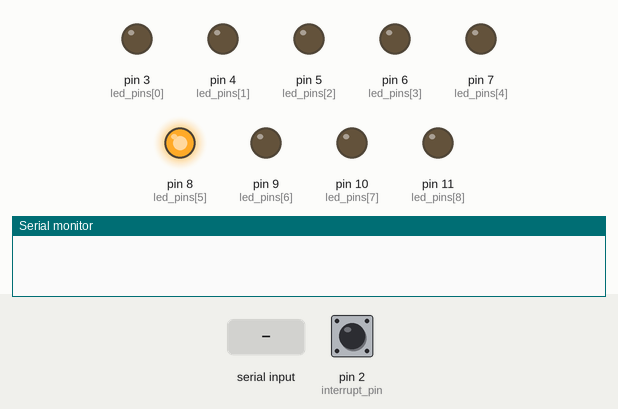
The program below on a simulated Arduino Uno, built with avr-gcc and run on an emulated ATmega328P. Shown: output pins drawn as LEDs (lit = HIGH), the last lines printed to the serial monitor. Dashed ring = blinking. The test bench sets the inputs (shaded band); at power-on: pin 2 (interrupt_pin) LOW.

Above: at 1.2 s.
1.3 s: "90,45\n" received over Serial
At 2.84 s:
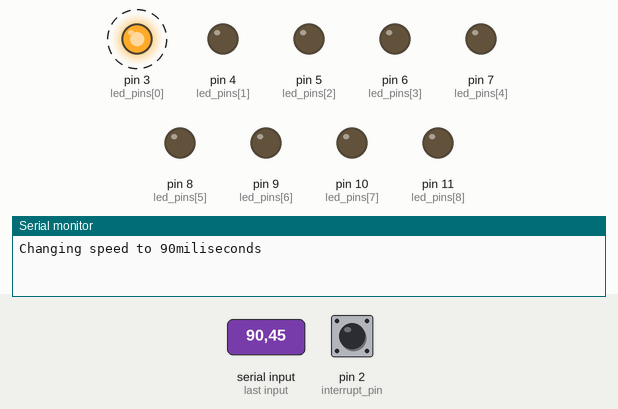
4.3 s: pin 2 (interrupt_pin) pulled HIGH for 0.2 s
7.3 s: "30,150\n" received over Serial
At 8.63 s:
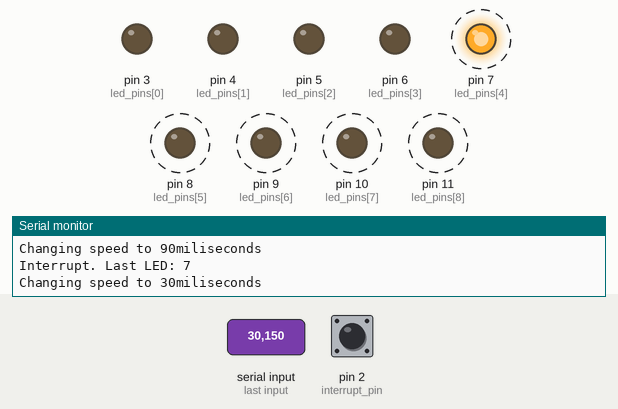
10.3 s: "5\n" received over Serial
At 11.1 s:
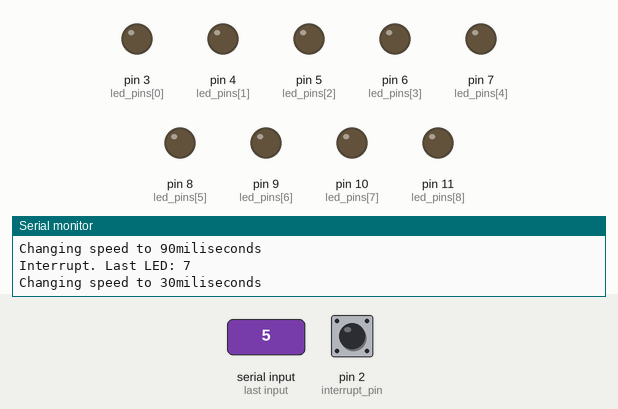
Timing chart, 0 to 14.3 s (numbered marks = the images above; inputs shaded):
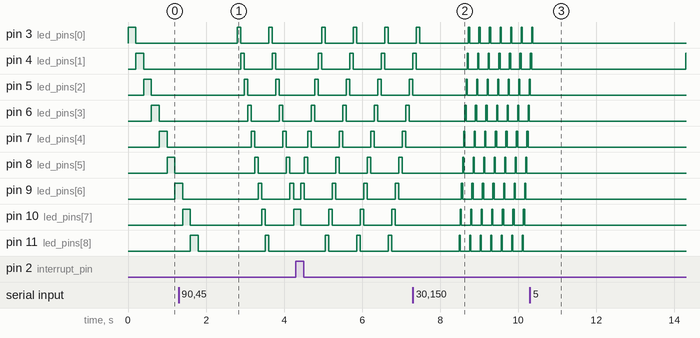

The program:

main.cpp
```cpp
#include <Arduino.h>

int number_of_leds      = 9;
int led_pins[]          = {3, 4, 5, 6, 7, 8, 9, 10, 11};
int delay_between_blips = 200;

int button_pin          = 12;
int button_state        = 0;

int direction           = 0;

int interrupt_pin       = 2;
int interrupt_mode      = RISING;
int interrupt_happened  = 0;
int last_turned_on_pin  = 0;

void change_direction() {
  direction = !direction;
  interrupt_happened = 1;
}

void running_leds_right() {
  int i = number_of_leds - 1;

  if (interrupt_happened) {
    interrupt_happened = 0;
    i = last_turned_on_pin;
  }

  for ( ; i >= 0; i--) {
    digitalWrite(led_pins[i], HIGH);
    delay(delay_between_blips);
    digitalWrite(led_pins[i], LOW);

    if (interrupt_happened) {
      last_turned_on_pin = i;

      Serial.print("Interrupt. Last LED: ");
      Serial.println(last_turned_on_pin);

      return;
    }
  }
}

void running_leds_left() {
  int i = 0;

  if (interrupt_happened) {
    interrupt_happened = 0;
    i = last_turned_on_pin;
  }

  for ( ; i < number_of_leds; i++) {
    digitalWrite(led_pins[i], HIGH);
    delay(delay_between_blips);
    digitalWrite(led_pins[i], LOW);

    if (interrupt_happened) {
      last_turned_on_pin = i;

      Serial.print("Interrupt. Last LED: ");
      Serial.println(last_turned_on_pin);

      return;
    }
  }
}

void setup() {
  Serial.begin(9600);

  for (int i = 0; i < number_of_leds; i++) {
    pinMode(led_pins[i], OUTPUT);
  }

  pinMode(button_pin, INPUT);

  attachInterrupt(
    digitalPinToInterrupt(interrupt_pin), change_direction, interrupt_mode
  );
}

void loop() {
  if (Serial.available() > 0) {
    String speed = Serial.readString();
    speed.trim();
    delay_between_blips = speed.toInt();

    Serial.print("Changing speed to ");
    Serial.print(delay_between_blips);
    Serial.println("miliseconds");
  }

  if (direction) {
    running_leds_right();
  } else {
    running_leds_left();
  }
}
```

Measured:
- after the input at 1.3 s, pin 3 (led_pins[0]): alternates HIGH for 0.09 s and LOW for 0.72 s, starting after 1.5 s; pin 4 (led_pins[1]): alternates HIGH for 0.09 s and LOW for 0.72 s, starting after 1.6 s; pin 5 (led_pins[2]): alternates HIGH for 0.09 s and LOW for 0.72 s, starting after 1.7 s
- after the input at 7.3 s, pin 6 (led_pins[3]), pin 7 (led_pins[4]), pin 8 (led_pins[5]): alternates HIGH for 0.03 s and LOW for 0.24 s, starting after 1.3 s; pin 9 (led_pins[6]), pin 10 (led_pins[7]), pin 11 (led_pins[8]): alternates HIGH for 0.03 s and LOW for 0.24 s, starting after 1.2 s
- after the input at 10.3 s, pin 3 (led_pins[0]): goes on until 10.4 s, then stays LOW; pin 5 (led_pins[2]): goes on until 10.3 s, then stays LOW; pin 6 (led_pins[3]), pin 7 (led_pins[4]), pin 8 (led_pins[5]), pin 9 (led_pins[6]), pin 10 (led_pins[7]), pin 11 (led_pins[8]): stops changing and stays LOW
- by itself, pin 6 (led_pins[3]), pin 7 (led_pins[4]), pin 8 (led_pins[5]), pin 9 (led_pins[6]), pin 10 (led_pins[7]), pin 11 (led_pins[8]): alternates HIGH for 0.09 s and LOW for 0.72 s
